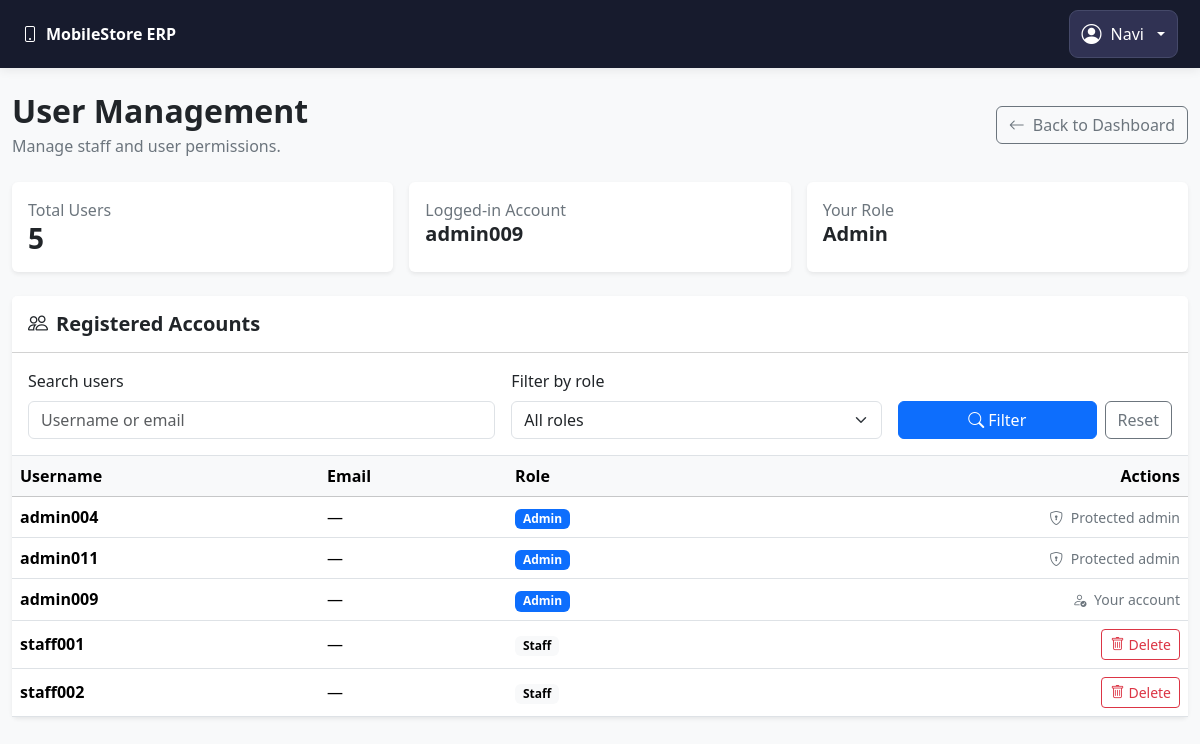
Screenshot of /users (signed in) with the database file from the repository.
### models.py (models this page shows, shortened)
class TimestampMixin:
    created_at = db.Column(db.DateTime(timezone=True), default=utc_now, nullable=False)
    updated_at = db.Column(
        db.DateTime(timezone=True), default=utc_now, onupdate=utc_now, nullable=False
    )

class User(UserMixin, TimestampMixin, db.Model):
    __tablename__ = "users"
    id = db.Column(db.Integer, primary_key=True)
    username = db.Column(db.String(80), unique=True, nullable=False, index=True)
    full_name = db.Column(db.String(150), nullable=False)
    password_hash = db.Column(db.String(255), nullable=False)
    role = db.Column(db.String(20), nullable=False, default="cashier")
    is_active = db.Column(db.Boolean, default=True, nullable=False)

### app.py (the view)
    @app.route("/users")
    @login_required
    @roles_required("admin")
    def users_accounts_page():
        users = User.query.order_by(User.id.asc()).all()
        return render_template(
            "admin/users.html",
            users=users,
        )

### templates/Admin/Users.html (shortened to what this page needs)
{% extends "base.html" %}
{% block content %}
<div class="container-fluid py-4">
    <div class="d-flex flex-wrap justify-content-between align-items-center gap-3 mb-4">
        <div>
            <h2 class="fw-bold mb-1">User Management</h2>
            <p class="text-secondary mb-0">Manage staff and user permissions.</p>
        </div>
        <a href="{{ url_for('dashboard_page') }}" class="btn btn-outline-secondary">
            <i class="bi bi-arrow-left me-2"></i>Back to Dashboard
        </a>
    </div>
    <div class="row g-3 mb-4">
        <div class="col-12 col-md-4">
            <div class="card border-0 shadow-sm h-100">
                <div class="card-body">
                    <div class="text-secondary">Total Users</div>
                    <h3 class="fw-bold mb-0">{{ users|length }}</h3>
                </div>
            </div>
        </div>
        <div class="col-12 col-md-4">
            <div class="card border-0 shadow-sm h-100">
                <div class="card-body">
                    <div class="text-secondary">Logged-in Account</div>
                    <h5 class="fw-bold mb-0">
                        {{ current_user.username }}
                    </h5>
                </div>
            </div>
        </div>
        <div class="col-12 col-md-4">
            <div class="card border-0 shadow-sm h-100">
                <div class="card-body">
                    <div class="text-secondary">Your Role</div>
                    <h5 class="fw-bold mb-0">
                        {{ current_user.role|title }}
                    </h5>
                </div>
            </div>
        </div>
    </div>
    <div class="card border-0 shadow-sm">
        <div class="card-header bg-white py-3">
            <h5 class="fw-bold mb-0">
                <i class="bi bi-people me-2"></i>Registered Accounts
            </h5>
        </div>
        <div class="card-body border-bottom">
            <form method="GET"
                  action="{{ url_for('users_accounts_page') }}"
                  class="row g-3 align-items-end">
                <div class="col-12 col-md-5">
                    <label for="search" class="form-label">Search users</label>
                    <input
                        type="search"
                        id="search"
                        name="search"
                        class="form-control"
                        placeholder="Username or email"
                        value="{{ search|default('') }}">
                </div>
                <div class="col-12 col-md-4">
                    <label for="role" class="form-label">Filter by role</label>
                    <select id="role" name="role" class="form-select">
                        <option value="">All roles</option>
                    </select>
                </div>
                <div class="col-12 col-md-3 d-flex gap-2">
                    <button type="submit" class="btn btn-primary flex-grow-1">
                        <i class="bi bi-search me-1"></i>Filter
                    </button>
                    <a href="{{ url_for('users_accounts_page') }}"
                       class="btn btn-outline-secondary">
                        Reset
                    </a>
                </div>
            </form>
        </div>
        <div class="table-responsive">
            <table class="table table-hover align-middle mb-0">
                <thead class="table-light">
                    <tr>
                        <th>Username</th>
                        <th>Email</th>
                        <th>Role</th>
                        <th class="text-end">Actions</th>
                    </tr>
                </thead>
                <tbody>
                    {% for user in users %}
                    <tr>
                        <td class="fw-semibold">
                            {{ user.username }}
                        </td>
                        <td>
                            {{ user.email or '—' }}
                        </td>
                        <td>
                            <span class="badge
                                {% if user.role|lower == 'admin' %}
                                    text-bg-primary
                                {% else %}
                                    text-bg-light
                                {% endif %}">
                                {{ user.role|title }}
                            </span>
                        </td>
                        <td class="text-end">
                            {% if user.id == current_user.id %}
                                <span class="text-secondary small">
                                    <i class="bi bi-person-check me-1"></i>
                                    Your account
                                </span>
                            {% elif user.role|lower == 'admin' %}
                                <span class="text-secondary small">
                                    <i class="bi bi-shield-lock me-1"></i>
                                    Protected admin
                                </span>
                            {% elif current_user.role|lower == 'admin' %}
                                <form method="POST"
                                      action="{{ url_for('delete_user', user_id=user.id) }}"
                                      class="d-inline"
                                      onsubmit="return confirm('Are you sure you want to delete this staff account? This action cannot be undone.');">
                                    <button type="submit"
                                            class="btn btn-sm btn-outline-danger">
                                        <i class="bi bi-trash me-1"></i>Delete
                                    </button>
                                </form>
                            {% else %}
                                <span class="text-secondary small">
                                    No permission
                                </span>
                            {% endif %}
                        </td>
                    </tr>
                    {% endfor %}
                </tbody>
            </table>
        </div>
    </div>
</div>
{% endblock %}

### templates/base.html (shortened to what this page needs)
<!DOCTYPE html>
<html lang="en">
<head>
    <link
        href="https://cdn.jsdelivr.net/npm/bootstrap@5.3.3/dist/css/bootstrap.min.css"
        rel="stylesheet">
    <link
        href="https://cdn.jsdelivr.net/npm/bootstrap-icons@1.11.3/font/bootstrap-icons.min.css"
        rel="stylesheet">
</head>
<body class="bg-light">
    {% if current_user.is_authenticated %}
    <nav class="navbar app-navbar">
        <div class="container-fluid px-0">
            <a class="app-brand" href="{{ url_for('dashboard_page') }}">
                <i class="bi bi-phone me-2"></i>MobileStore ERP
            </a>
            <div class="dropdown">
                <button
                    class="btn account-button dropdown-toggle"
                    type="button"
                    id="accountDropdown"
                    data-bs-toggle="dropdown"
                    aria-expanded="false">
                    <i class="bi bi-person-circle fs-5"></i>
                    <span class="account-name">
                        {{ current_user.full_name or current_user.username }}
                    </span>
                </button>
            </div>
        </div>
    </nav>
    {% endif %}
    {% block content %}{% endblock %}
</body>
</html>

### templates/base.html (style rules this page uses)
.app-navbar { background: #171b2d; padding: 10px 22px; box-shadow: 0 2px 10px rgba(0, 0, 0, .08); }
.app-brand { color: #fff; font-weight: 750; text-decoration: none; }
.account-button { display: inline-flex; align-items: center; gap: 9px; padding: 8px 12px; color: #fff; background: #303253; border: 1px solid #454969; border-radius: 9px; }

### rows the page displays
User: full_name "Navi", username "admin009", role "Admin", email "—", shows "Your account"
User: username "admin004", email "—", role "Admin", shows "Protected admin"
User: username "admin011", email "—", role "Admin", shows "Protected admin"
User: username "staff001", email "—", role "Staff"
User: username "staff002", email "—", role "Staff"

### other values shown
{{ users|length }} "5"
